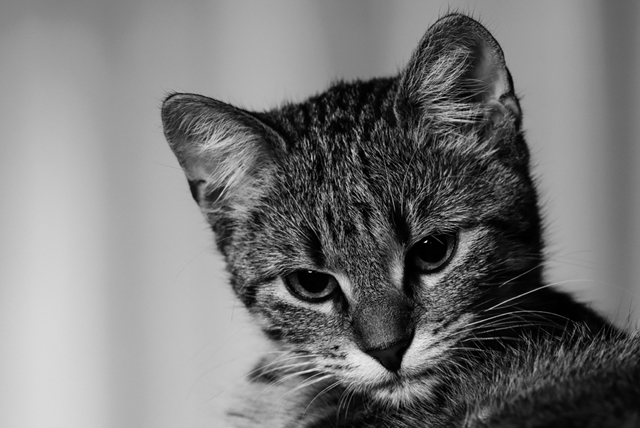
#> input picture images/cat.jpg, 640 x 428 px
$ python MinNonLinearFilter.py
#> lines starting #> are read from the running program, lines starting #| are printed output that depends on the picture
import numpy as np
import cv2

img=cv2.imread('images/cat.jpg',cv2.IMREAD_GRAYSCALE)
#> img is the input picture: shape (428, 640); min 0, max 238, mean 119.9
img_out=img.copy()

height=img.shape[0]
#> height = 428
width=img.shape[1]
#> width = 640

for i in np.arange(3, height-3):
    for j in np.arange(3, width-3):
        min=255
        for k in np.arange(-3,4):
            for l in np.arange(-3,4):
                a=img.item(i+k,j+l)
                if a<min:
                    min=a
        b=min
        img_out.itemset((i,j),b)
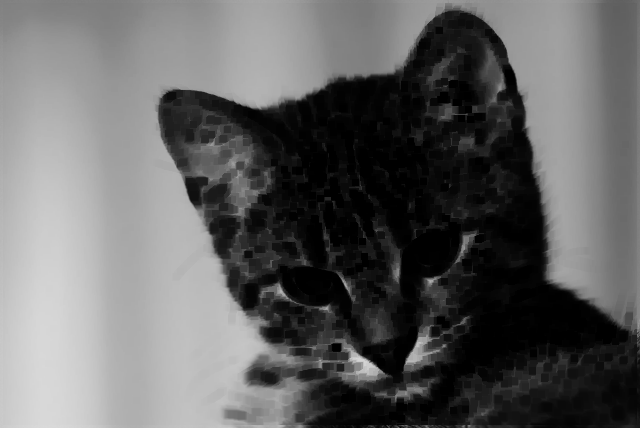
#> img_out: shape (428, 640); min 0, max 218, mean 98.7

cv2.imwrite('images/filter_min.jpg',img_out)
cv2.imshow('image',img_out)
cv2.waitKey(0)
cv2.destroyAllWindows()
